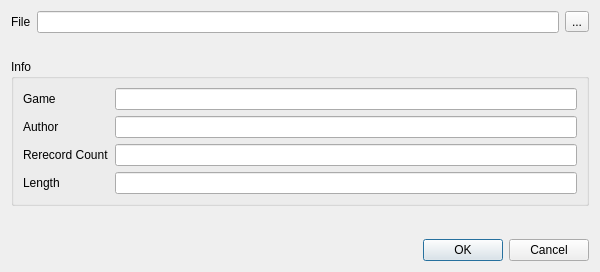
<?xml version="1.0" encoding="UTF-8"?>
<ui version="4.0">
 <class>MoviePlayDialog</class>
 <widget class="QDialog" name="MoviePlayDialog">
  <property name="geometry">
   <rect>
    <x>0</x>
    <y>0</y>
    <width>600</width>
    <height>100</height>
   </rect>
  </property>
  <property name="windowTitle">
   <string>Play Movie</string>
  </property>
  <layout class="QVBoxLayout">
   <item>
    <layout class="QHBoxLayout">
     <item>
      <widget class="QLabel">
       <property name="text">
        <string>File</string>
       </property>
      </widget>
     </item>
     <item>
      <widget class="QLineEdit" name="filePath"/>
     </item>
     <item>
      <widget class="QToolButton" name="filePathButton">
       <property name="text">
        <string>...</string>
       </property>
      </widget>
     </item>
    </layout>
   </item>
   <item>
    <widget class="QLabel" name="note1Label">
     <property name="visible">
      <bool>false</bool>
     </property>
    </widget>
   </item>
   <item>
    <widget class="QGroupBox" name="infoGroupBox">
     <property name="title">
      <string>Info</string>
     </property>
     <property name="visible">
      <bool>false</bool>
     </property>
     <layout class="QFormLayout">
      <item row="0" column="0">
       <widget class="QLabel">
        <property name="text">
         <string>Game</string>
        </property>
       </widget>
      </item>
      <item row="0" column="1">
       <widget class="QLineEdit" name="gameLineEdit">
        <property name="readOnly">
         <bool>true</bool>
        </property>
       </widget>
      </item>
      <item row="1" column="0">
       <widget class="QLabel">
        <property name="text">
         <string>Author</string>
        </property>
       </widget>
      </item>
      <item row="1" column="1">
       <widget class="QLineEdit" name="authorLineEdit">
        <property name="readOnly">
         <bool>true</bool>
        </property>
       </widget>
      </item>
      <item row="2" column="0">
       <widget class="QLabel" name="rerecordCountLabel">
        <property name="text">
         <string>Rerecord Count</string>
        </property>
       </widget>
      </item>
      <item row="2" column="1">
       <widget class="QLineEdit" name="rerecordCountLineEdit">
        <property name="readOnly">
         <bool>true</bool>
        </property>
       </widget>
      </item>
      <item row="3" column="0">
       <widget class="QLabel" name="lengthLabel">
        <property name="text">
         <string>Length</string>
        </property>
       </widget>
      </item>
      <item row="3" column="1">
       <widget class="QLineEdit" name="lengthLineEdit">
        <property name="readOnly">
         <bool>true</bool>
        </property>
       </widget>
      </item>
     </layout>
    </widget>
   </item>
   <item>
    <spacer>
     <property name="orientation">
      <enum>Qt::Vertical</enum>
     </property>
    </spacer>
   </item>
   <item>
    <widget class="QLabel" name="note2Label">
     <property name="visible">
      <bool>false</bool>
     </property>
    </widget>
   </item>
   <item>
    <widget class="QDialogButtonBox" name="buttonBox">
     <property name="standardButtons">
      <set>QDialogButtonBox::Cancel|QDialogButtonBox::Ok</set>
     </property>
    </widget>
   </item>
  </layout>
 </widget>
</ui>
